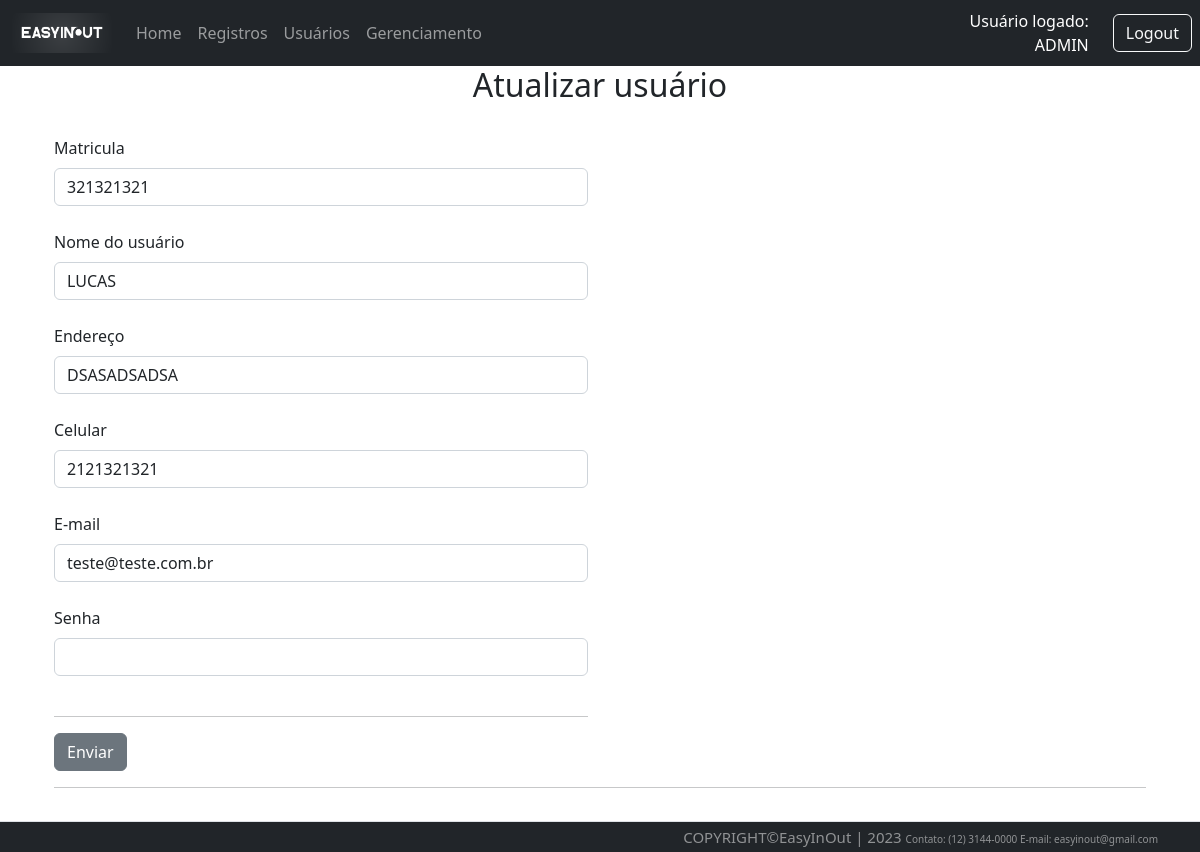
Page /func/2/updateFunc (signed in) on the earlier database version.
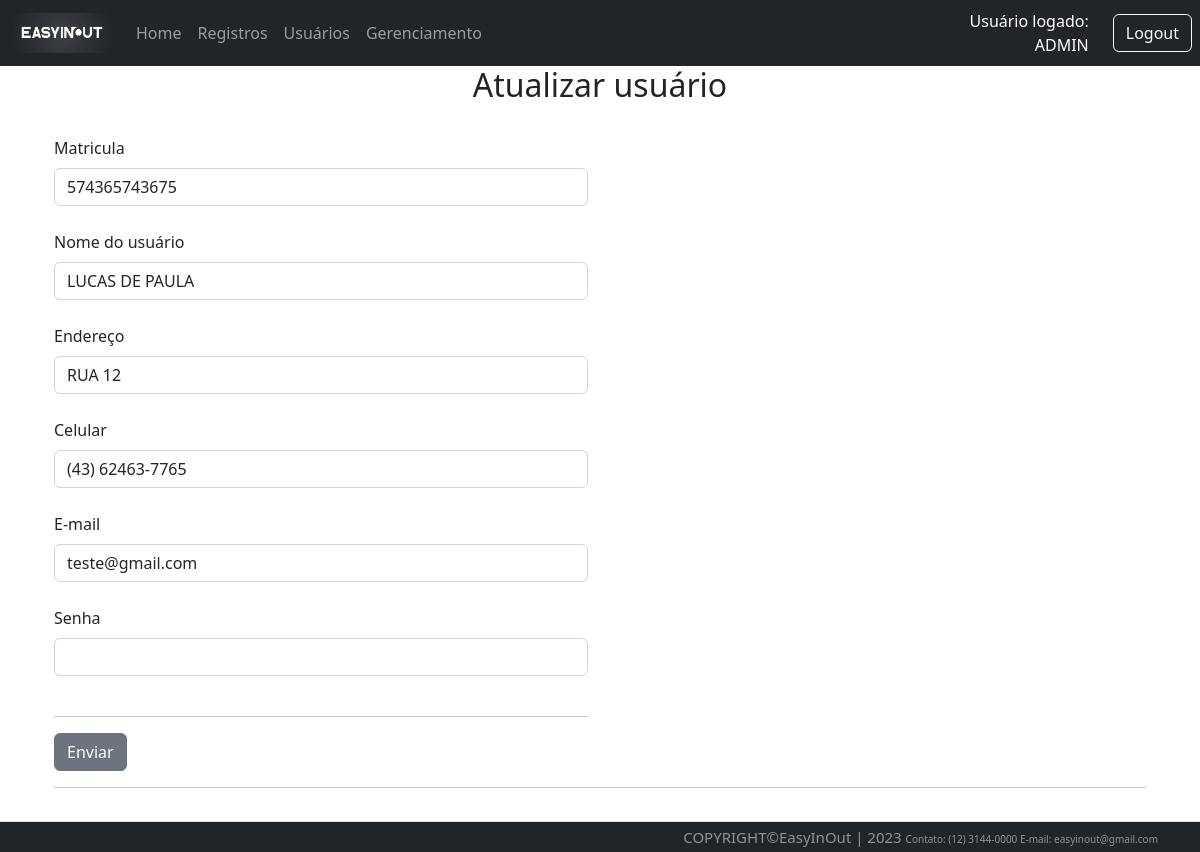
Same page on the later database version.
### Src/Model/BancoDados.py (models this page shows, shortened)
class FuncBd(UserMixin,db.Model):
  id = db.Column(db.Integer, primary_key=True, autoincrement=True)
  mat = db.Column(db.Integer, unique=True)
  nome = db.Column(db.String(150))
  endereco = db.Column(db.String(150))
  contato = db.Column(db.String(150))
  email = db.Column(db.String(150))
  senha = db.Column(db.String(150))

### Src/View/Func.py (the view, shortened to what this page needs)
@Func.route('/<int:id>/updateFunc', methods=['GET','POST'])
@login_required
def updateFunc(id):
  _registro=request.form.get('mat')
  _nome=request.form.get('nome')
  _endereco=request.form.get('endereco')
  _contato=request.form.get('contato')
  _email=request.form.get('email')
  _senha=request.form.get('senha')
  _func = FuncBd.query.filter_by(id=id).first()
  return render_template('atualizarFuncionario.html', func=_func)

### Src/View/Login.py (called while the page is built)
@login_manager.user_loader
def load_user(employee_id):
  funcionario = FuncBd.query.filter_by(id=employee_id).first()
  return funcionario

### Templates/atualizarFuncionario.html (shortened to what this page needs)
{% extends 'base.html' %}
{% block conteudo %}
<h2 style="text-align: center;">Atualizar usuário</h2><br>
<div class="container">
<form method="POST" action="{{url_for('router.func.updateFunc', id=func.id)}}">
  <div class="row">
    <div class="col-sm-6">
      <label class="form-label" for="form3Example4">Matricula</label>
      <input type="text" minlength="6" maxlength="13" class="form-control" name="mat" value="{{func.mat}}"><br>
      <label class="form-label" for="form3Example4">Nome do usuário</label>
      <input type="text" class="form-control" name="nome" value="{{func.nome}}"><br>
      <label class="form-label" for="form3Example4">Endereço</label>
      <input type="text" class="form-control" name="endereco" value="{{func.endereco}}"><br>
      <label class="form-label" for="form3Example4">Celular</label>
      <input type="text" class="form-control" name="contato" value="{{func.contato}}" id="celular"><br>
      <label class="form-label" for="form3Example4">E-mail</label>
      <input type="text" class="form-control" name="email" value="{{func.email}}"><br>
      <label class="form-label" for="form3Example4">Senha</label>
      <input type="password" class="form-control" name="senha"><br>
      <hr>
      <button type="submit" name="bt1" value="1" class="btn btn-secondary">Enviar</button>
    </div>
  </div>
  <hr>
</div>
{% endblock conteudo %}

Differences in the rows shown:
changed FuncBd: mat "321321321" → "574365743675"; nome "LUCAS" → "LUCAS DE PAULA"; endereco "DSASADSADSA" → "RUA 12"; contato "2121321321" → "(43) 62463-7765"; email "teste@teste.com.br" → "teste@gmail.com"
